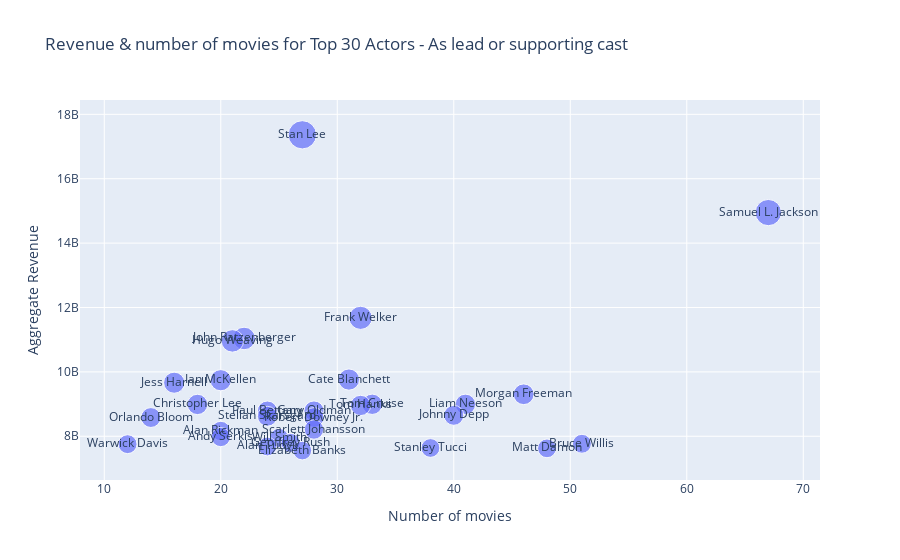

Notebook code cell kept with this figure:
### Markdown cell above
The usual suspects among the commercial leaders among directors. Let's repeat for actors

### Code cell
# A little bit more challenging, as there are several actors to choose from per movie.
# Let's iterate through all movies and create a list of all available actors

all_actors = []
for actor_list in df_expanded_movies_plus_IMDB['cast']:
    for actor_item in actor_list:
        all_actors.append(actor_item.name)
        
# Create set to remove dupes and convert to dictionary to hold our values
revenue_dict = dict.fromkeys(set(all_actors), [0,0]) 

# Now iterate through rows of full dataframe
for index, row in df_expanded_movies_plus_IMDB.iterrows():
    # Create row-specific variables
    movie_revenue = row['revenue']
    # Iterate through whole cast
    for actor in row['cast']:
        # Get name of individual actor in cast
        key = str(actor.name)
        # Make sure that actor is in dictionary...should always be true, but just in case
        if key !='nan':
            # Update dictionary entry for that actor
            current_entry = revenue_dict[key]
            current_revenue = current_entry[0]
            current_movie_count = current_entry[1]
            revenue_dict[key] =  [int(current_revenue)+int(movie_revenue),int(current_movie_count) +1]

# Create dataframe from dictionary            
all_actors_revenue_df = pd.DataFrame.from_dict(revenue_dict, orient='index').reset_index()
# Rename columns
all_actors_revenue_df.columns = ['actor', 'cumulative_revenue','movie_count']
# Sort by revenue
all_actors_revenue_df=all_actors_revenue_df.sort_values(by=['cumulative_revenue'], ascending=False)
# Visualize top 30 actors by revenue regardless of lead/supporting actor
fig = px.scatter(all_actors_revenue_df.head(30), x="movie_count", y="cumulative_revenue", size='cumulative_revenue', text = 'actor',
                labels={
                     "movie_count": "Number of movies",
                     "cumulative_revenue": "Aggregate Revenue" 
                 },
                title="Revenue & number of movies for Top 30 Actors - As lead or supporting cast")
                
fig.show()

### Figure 1 — Plotly figure (JSON) as saved in the notebook; plotly's stock layout.template omitted (floating-point values rounded to 4 significant figures)
{"data": [{"hovertemplate": "Number of movies=%{x}<br>Aggregate Revenue=%{marker.size}<br>actor=%{text}<extra></extra>", "legendgroup": "", "marker": {"color": "#636efa", "size": [17364100167, 14948534541, 11679034365, 11038044745, 10961980546, 9761413456, 9740869102, 9663859960, 9304842668, 8993387534, 8992243022, 8989120231, 8956986409, 8784978012, 8782407720, 8650149035, 8620837375, 8581624208, 8580870881, 8209675548, 8163387794, 7974211042, 7947038192, 7795059663, 7766824134, 7754628081, 7682843138, 7635692830, 7624447743, 7555528753], "sizemode": "area", "sizeref": 43410000.0, "symbol": "circle"}, "mode": "markers+text", "name": "", "orientation": "v", "showlegend": false, "text": ["Stan Lee", "Samuel L. Jackson", "Frank Welker", "John Ratzenberger", "Hugo Weaving", "Cate Blanchett", "Ian McKellen", "Jess Harnell", "Morgan Freeman", "Tom Cruise", "Liam Neeson", "Christopher Lee", "Tom Hanks", "Gary Oldman", "Paul Bettany", "Johnny Depp", "Stellan Skarsgård", "Orlando Bloom", "Robert Downey Jr.", "Scarlett Johansson", "Alan Rickman", "Andy Serkis", "Will Smith", "Geoffrey Rush", "Bruce Willis", "Warwick Davis", "Alan Tudyk", "Stanley Tucci", "Matt Damon", "Elizabeth Banks"], "type": "scatter", "x": [27, 67, 32, 22, 21, 31, 20, 16, 46, 33, 41, 18, 32, 28, 24, 40, 24, 14, 28, 28, 20, 20, 25, 26, 51, 12, 24, 38, 48, 27], "xaxis": "x", "y": [17364100167, 14948534541, 11679034365, 11038044745, 10961980546, 9761413456, 9740869102, 9663859960, 9304842668, 8993387534, 8992243022, 8989120231, 8956986409, 8784978012, 8782407720, 8650149035, 8620837375, 8581624208, 8580870881, 8209675548, 8163387794, 7974211042, 7947038192, 7795059663, 7766824134, 7754628081, 7682843138, 7635692830, 7624447743, 7555528753], "yaxis": "y"}], "layout": {"legend": {"itemsizing": "constant", "tracegroupgap": 0}, "title": {"text": "Revenue & number of movies for Top 30 Actors - As lead or supporting cast"}, "xaxis": {"anchor": "y", "domain": [0, 1], "title": {"text": "Number of movies"}}, "yaxis": {"anchor": "x", "domain": [0, 1], "title": {"text": "Aggregate Revenue"}}}}
